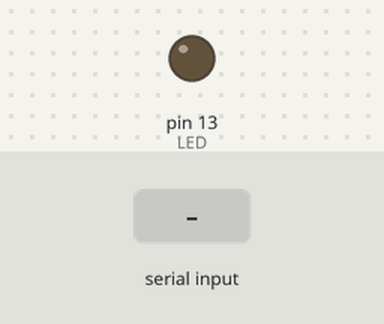
The sketch below on a simulated Arduino Mega 2560, built with avr-gcc and run on an emulated ATmega2560. Parts: output pins drawn as LEDs (lit = HIGH). Inputs (shaded band) come from the test bench.

Above: at 1.2 s.
1.3 s: "R" received over the second serial link
At 1.7 s:
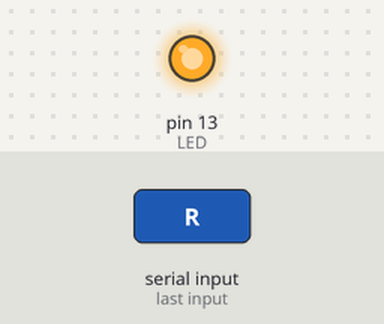
Timing chart, 0 to 4.3 s (numbered marks = the images above; inputs shaded):
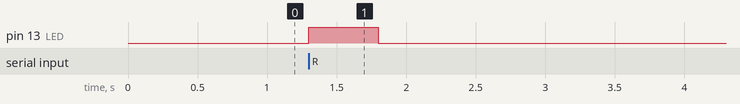

Measured:
- after the input at 1.3 s, pin 13 (LED): LOW → HIGH at once, → LOW 0.50 s later

The sketch:

Prueba_Slave.ino
```cpp
int LED = 13;
char posicion;
bool R_state=0;
void setup() {

     pinMode(LED, OUTPUT);
     Serial1.begin(9600);

}


void loop() {


    while(Serial1.available()>0){
    posicion=Serial1.read();
    //Decision de accion a realizar
    if(posicion=='R')
    {
      R_state=!R_state;
      digitalWrite(LED, HIGH);
      delay(500);
      digitalWrite(LED, LOW);
      delay(500);
     }


     }
     }
```
